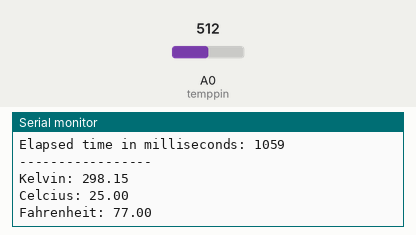
Bench run of a program on a simulated Arduino Uno, built with avr-gcc and run on an emulated ATmega328P. Shown: the last lines printed to the serial monitor. Inputs (shaded band) come from the test bench; at power-on: A0 (temppin) = 512.

Above: at 1.8 s.
1.9 s: A0 (temppin) set to 716
At 3.0 s:
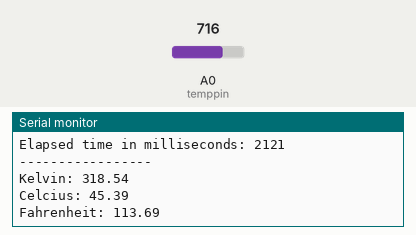
3.4 s: A0 (temppin) set to 900
At 5.1 s:
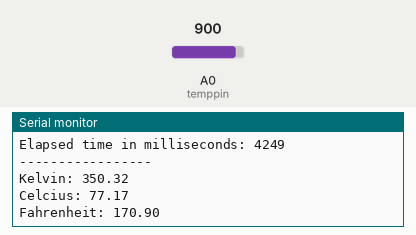
Timing chart, 0 to 6.6 s (numbered marks = the images above; inputs shaded):
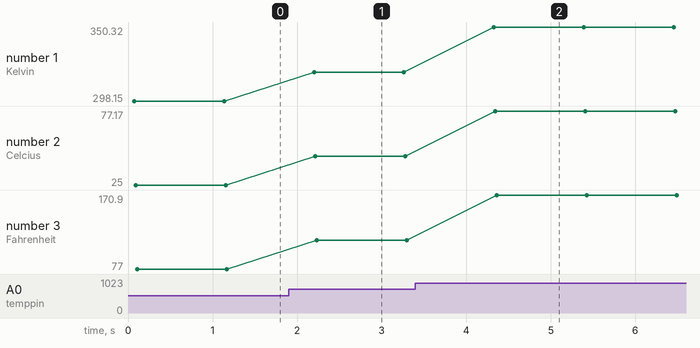

Measured:
- after the input at 1.9 s, the serial monitor: prints a new line after 0.30 s (image 1)
- after the input at 3.4 s, the serial monitor: prints a new line after 0.93 s (image 2)
- plotted number 1: 298.15 → 318.54 after the input at 1.9 s, 318.54 → 350.32 after the input at 3.4 s
- plotted number 2: 25 → 45.39 after the input at 1.9 s, 45.39 → 77.17 after the input at 3.4 s
- plotted number 3: 77 → 113.69 after the input at 1.9 s, 113.69 → 170.9 after the input at 3.4 s

The program:

main.cpp
```cpp
#include <Arduino.h>
#define ARRAYSIZE 3
String temps[ARRAYSIZE] = {"Kelvin", "Celcius","Fahrenheit"};
unsigned long int time = millis();
void setup()
{
 Serial.begin(9600);


}

void loop()
{
    unsigned long int time = millis();
    size_t temppin = A0;
    size_t reading = analogRead(temppin);
    double thermoresist = 10000.0 * ((1024.0 / reading - 1));
    double logofthermoresist = log(thermoresist);
    double tempK = 1 / (0.001129148 + (0.000234125 + (0.0000000876741 * logofthermoresist * logofthermoresist)) * logofthermoresist);
    float tempC = tempK - 273.15;
    float tempF = (tempC * 9.0) / 5.0 + 32.0;

    Serial.println("-----------------");
    Serial.print("Elapsed time in milliseconds: ");
        Serial.println(time);
    Serial.println("-----------------");
    Serial.print("Kelvin: ");
        Serial.println(tempK);
    Serial.print("Celcius: ");
        Serial.println(tempC);
    Serial.print("Fahrenheit: ");
        Serial.println(tempF);

    delay(1000);
}
```
